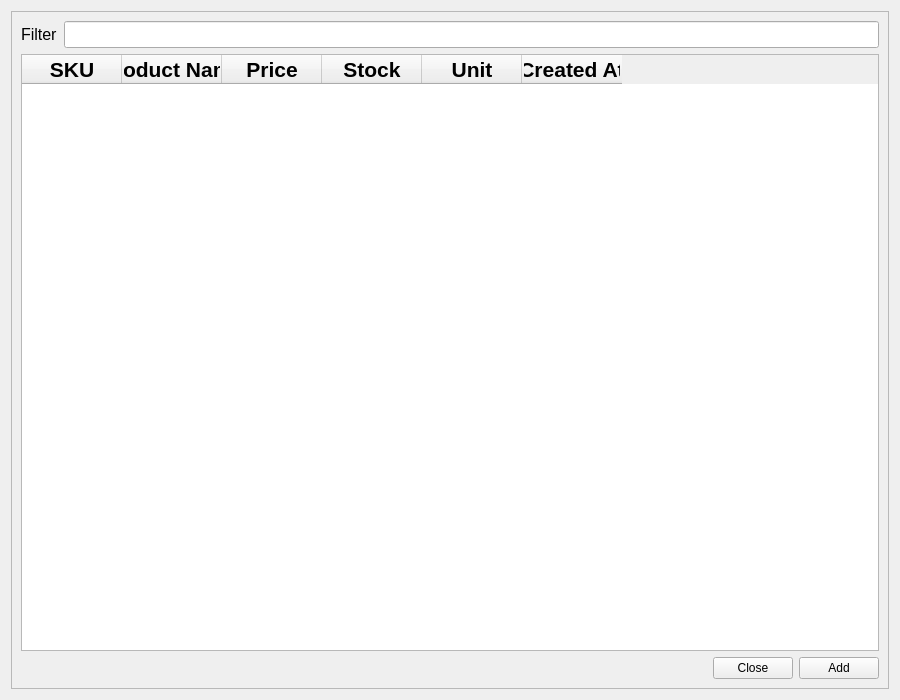
<?xml version="1.0" encoding="UTF-8"?>
<ui version="4.0">
 <class>Form</class>
 <widget class="QWidget" name="Form">
  <property name="geometry">
   <rect>
    <x>0</x>
    <y>0</y>
    <width>900</width>
    <height>700</height>
   </rect>
  </property>
  <property name="windowTitle">
   <string>Products in Transactions</string>
  </property>
  <layout class="QGridLayout" name="gridLayout_2">
   <item row="0" column="0">
    <widget class="QFrame" name="frame">
     <property name="frameShape">
      <enum>QFrame::StyledPanel</enum>
     </property>
     <property name="frameShadow">
      <enum>QFrame::Raised</enum>
     </property>
     <layout class="QGridLayout" name="gridLayout">
      <item row="0" column="0">
       <layout class="QVBoxLayout" name="verticalLayout">
        <item>
         <layout class="QFormLayout" name="formLayout_2">
          <item row="0" column="0">
           <widget class="QLabel" name="filter_products_in_transactions_label">
            <property name="font">
             <font>
              <pointsize>12</pointsize>
             </font>
            </property>
            <property name="text">
             <string>Filter</string>
            </property>
           </widget>
          </item>
          <item row="0" column="1">
           <widget class="QLineEdit" name="filter_products_in_transactions_input">
            <property name="font">
             <font>
              <pointsize>12</pointsize>
             </font>
            </property>
           </widget>
          </item>
         </layout>
        </item>
        <item>
         <widget class="QTableWidget" name="products_in_transactions_table">
          <column>
           <property name="text">
            <string>SKU</string>
           </property>
           <property name="font">
            <font>
             <pointsize>16</pointsize>
             <weight>75</weight>
             <bold>true</bold>
            </font>
           </property>
           <property name="textAlignment">
            <set>AlignCenter</set>
           </property>
          </column>
          <column>
           <property name="text">
            <string>Product Name</string>
           </property>
           <property name="font">
            <font>
             <pointsize>16</pointsize>
             <weight>75</weight>
             <bold>true</bold>
            </font>
           </property>
           <property name="textAlignment">
            <set>AlignCenter</set>
           </property>
          </column>
          <column>
           <property name="text">
            <string>Price</string>
           </property>
           <property name="font">
            <font>
             <pointsize>16</pointsize>
             <weight>75</weight>
             <bold>true</bold>
            </font>
           </property>
           <property name="textAlignment">
            <set>AlignCenter</set>
           </property>
          </column>
          <column>
           <property name="text">
            <string>Stock</string>
           </property>
           <property name="font">
            <font>
             <pointsize>16</pointsize>
             <weight>75</weight>
             <bold>true</bold>
            </font>
           </property>
           <property name="textAlignment">
            <set>AlignCenter</set>
           </property>
          </column>
          <column>
           <property name="text">
            <string>Unit</string>
           </property>
           <property name="font">
            <font>
             <pointsize>16</pointsize>
             <weight>75</weight>
             <bold>true</bold>
            </font>
           </property>
           <property name="textAlignment">
            <set>AlignCenter</set>
           </property>
          </column>
          <column>
           <property name="text">
            <string>Created At</string>
           </property>
           <property name="font">
            <font>
             <pointsize>16</pointsize>
             <weight>75</weight>
             <bold>true</bold>
            </font>
           </property>
           <property name="textAlignment">
            <set>AlignCenter</set>
           </property>
          </column>
         </widget>
        </item>
        <item>
         <layout class="QHBoxLayout" name="horizontalLayout">
          <item>
           <spacer name="horizontalSpacer">
            <property name="orientation">
             <enum>Qt::Horizontal</enum>
            </property>
            <property name="sizeHint" stdset="0">
             <size>
              <width>40</width>
              <height>20</height>
             </size>
            </property>
           </spacer>
          </item>
          <item>
           <widget class="QPushButton" name="close_products_in_transactions_button">
            <property name="text">
             <string>Close</string>
            </property>
           </widget>
          </item>
          <item>
           <widget class="QPushButton" name="add_products_in_transactions_button">
            <property name="text">
             <string>Add</string>
            </property>
           </widget>
          </item>
         </layout>
        </item>
       </layout>
      </item>
     </layout>
    </widget>
   </item>
  </layout>
 </widget>
 <resources/>
 <connections/>
</ui>
